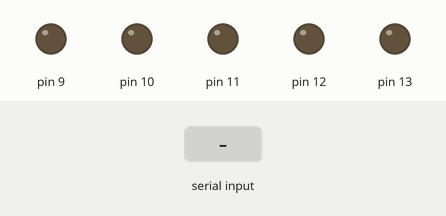
The sketch below on a simulated Arduino Uno, built with avr-gcc and run on an emulated ATmega328P. Shown: output pins drawn as LEDs (lit = HIGH). Inputs (shaded band) come from the test bench.

Above: at 1.2 s.
1.3 s: "1" received over Serial
At 2.5 s:
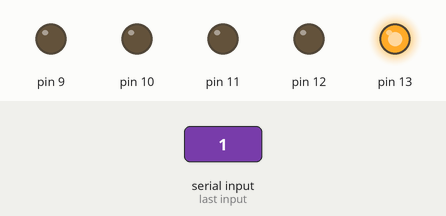
2.8 s: "2" received over Serial
At 3.9 s:
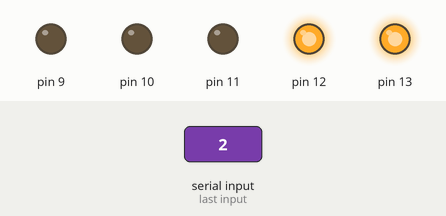
4.3 s: "3" received over Serial
At 5.0 s:
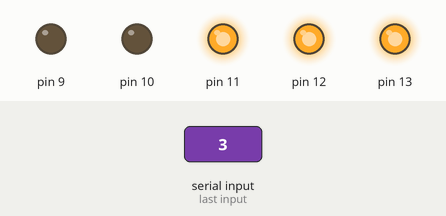
5.8 s: "4" received over Serial
At 6.2 s:
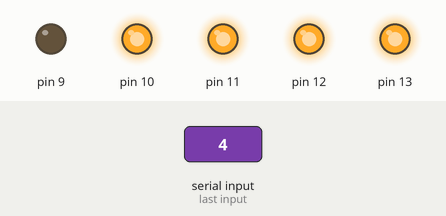
7.3 s: "5" received over Serial
At 8.5 s:
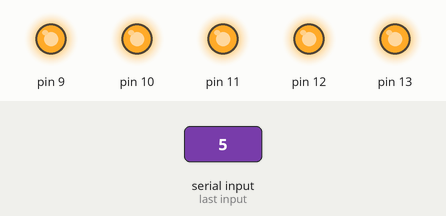
8.8 s: "0" received over Serial
At 9.6 s:
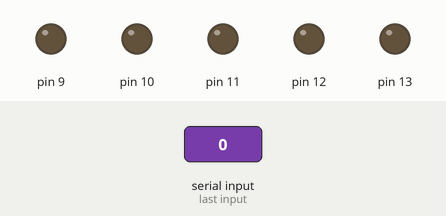
Timing chart, 0 to 11.3 s (numbered marks = the images above; inputs shaded):
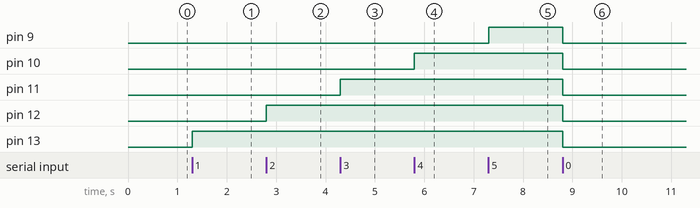

Measured:
- after the input at 1.3 s, pin 13: LOW → HIGH at once
- after the input at 2.8 s, pin 12: LOW → HIGH at once
- after the input at 4.3 s, pin 11: LOW → HIGH at once
- after the input at 5.8 s, pin 10: LOW → HIGH at once
- after the input at 7.3 s, pin 9: LOW → HIGH at once
- after the input at 8.8 s, pin 9–13: HIGH → LOW at once

The sketch:

fbapi.ino
```cpp
char incomingOption;
void setup()
{
  pinMode(13, OUTPUT);
  pinMode(12, OUTPUT);
  pinMode(11, OUTPUT);
  pinMode(10, OUTPUT);
  pinMode(9, OUTPUT);
  Serial.begin(9600);
}
void loop()
{
  incomingOption = Serial.read();
  switch (incomingOption) {
    case '1':
      digitalWrite(13, HIGH);
      break;
    case '2':
      digitalWrite(12, HIGH);
      break;
    case '3':
      digitalWrite(11, HIGH);
      break;
    case '4':
      digitalWrite(10, HIGH);
      break;
    case '5':
      digitalWrite(9, HIGH);
      break;
    case '0':
      digitalWrite(13, LOW);
      digitalWrite(12, LOW);
      digitalWrite(11, LOW);
      digitalWrite(10, LOW);
      digitalWrite(9, LOW);
      break;

  }
}
```
